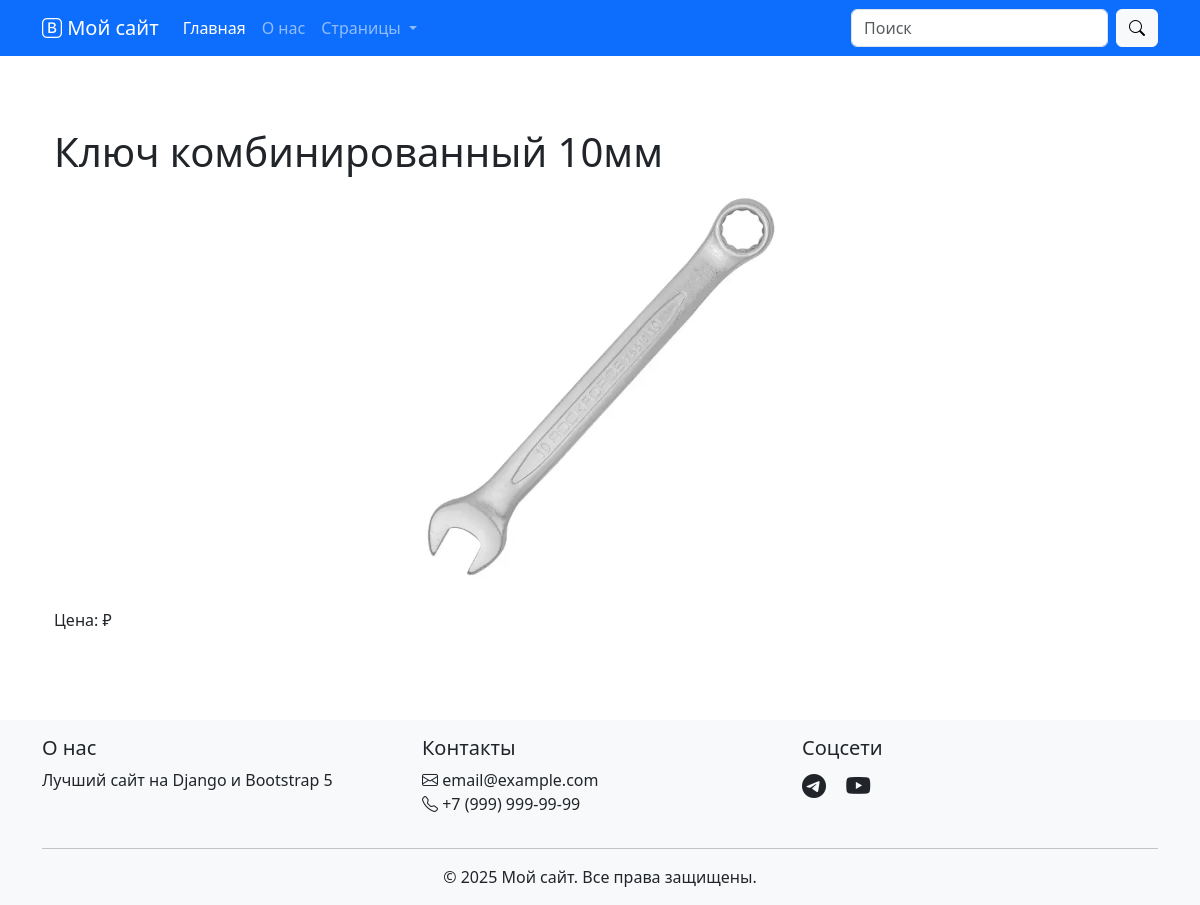
The app's page /goods/product/1/ with its own data.
### goods/models.py (models this page shows, shortened)
class Product(models.Model):
    code = models.CharField(
        max_length=100,
        unique=True,
        verbose_name='Код товара'
    )
    name = models.CharField(
        max_length=255,
        verbose_name='Название товара'
    )
    description = models.TextField(
        verbose_name='Описание товара',
        blank=True,
        null=True
    )
    category = models.ForeignKey(
        Category,
        on_delete=models.SET_NULL,
        related_name='products',
        verbose_name='Категория',
        blank=True,
        null=True
    )
    created_at = models.DateTimeField(
        default=timezone.now,
        verbose_name='Дата создания'
    )
    updated_at = models.DateTimeField(
        auto_now=True,
        verbose_name='Дата последнего обновления'
    )
    class Meta:
        app_label = 'goods'
        verbose_name = 'Товар'
        verbose_name_plural = 'Товары'
        ordering = ['name']
    @property
    def images(self):
        return self.product_images.all()

### files/models.py (models this page shows, shortened)
class ProductImage(models.Model):
    product = models.ForeignKey(
        'goods.Product',
        on_delete=models.CASCADE,
        related_name='product_images',
        verbose_name='Товар'
    )
    image = models.ImageField(
        upload_to=product_image_upload_path,
        verbose_name='Изображение'
    )
    code = models.CharField(
        max_length=100,
        verbose_name='Код изображения',
        help_text='Должен совпадать с кодом товара'
    )
    is_main = models.BooleanField(
        default=False,
        verbose_name='Главное изображение'
    )
    created_at = models.DateTimeField(
        auto_now_add=True,
        verbose_name='Дата создания'
    )
    class Meta:
        app_label = 'files'
        verbose_name = 'Изображение товара'
        verbose_name_plural = 'Изображения товаров'
        ordering = ['-is_main', 'created_at']

### goods/views.py (the view)
# urls.py: path('product/<int:pk>/', views.product_detail, name='product_detail'),
def product_detail(request, pk):
    product = get_object_or_404(Product, pk=pk)
    return render(request, 'store/product_detail.html', {'product': product})

### store/templates/store/product_detail.html (shortened to what this page needs)
{% extends 'store/base.html' %}
{% load static %}
{% block content %}
<div class="container py-4">
    <h1>{{ product.name }}</h1>
    {% if product.images.exists %}
        <div id="productCarousel" class="carousel slide mb-4" data-bs-ride="carousel">
            <div class="carousel-inner text-center">
                {% for img in product.images %}
                    <div class="carousel-item {% if forloop.first %}active{% endif %}">
                        <img src="{{ img.image.url }}"
                             class="d-block mx-auto"
                             style="max-width: 500px; max-height: 400px; object-fit: contain;"
                             alt="{{ product.name }}">
                    </div>
                {% endfor %}
            </div>
        </div>
    {% else %}
        <img src="{% static 'images/no-image.png' %}"
             class="d-block mx-auto mb-4"
             style="max-width: 500px; max-height: 400px; object-fit: contain;"
             alt="{{ product.name }}">
    {% endif %}
    <p>Цена: {{ product.price }} ₽</p>
</div>
{% endblock %}

### store/templates/store/includes/head.html (style rules this page uses)
body { padding-top: 56px; }

### records on screen
Product: name "Ключ комбинированный 10мм"
ProductImage: image (picture)
